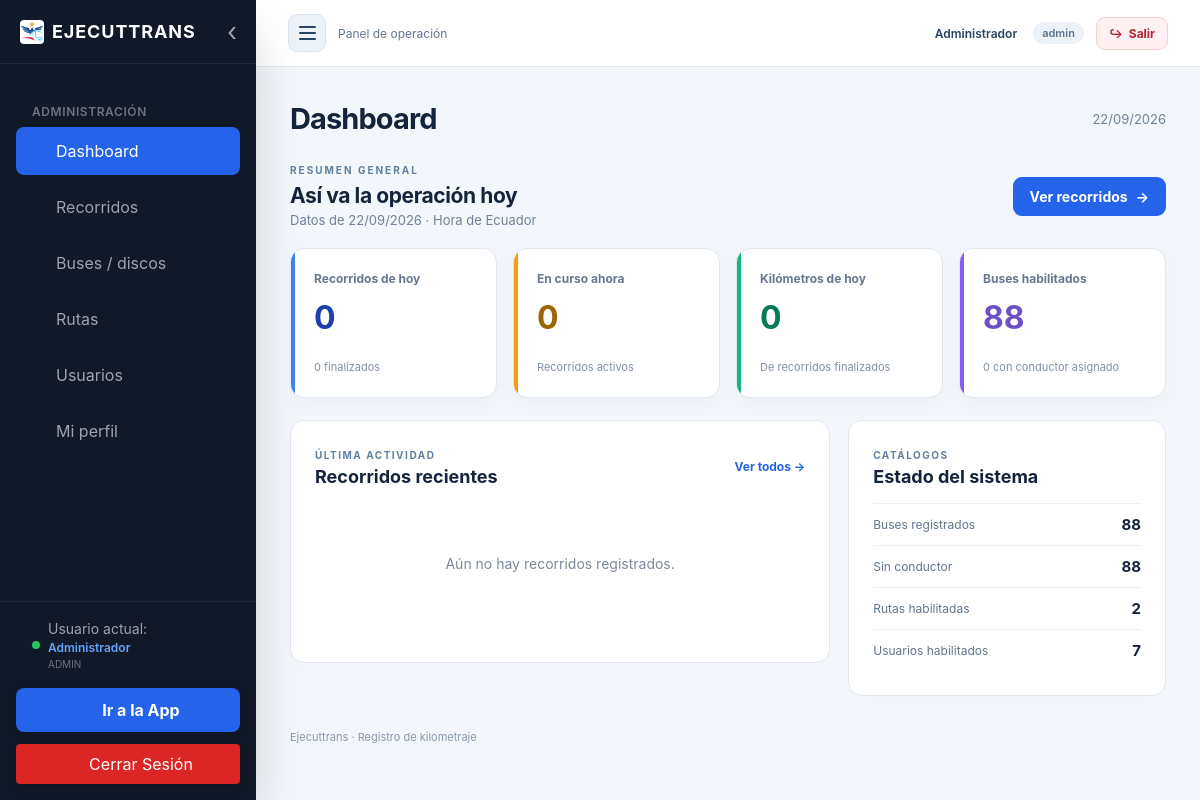
The app's page /Web/admin/dashboard.php (signed in) with its own data.
### tables this page shows
CREATE TABLE usuario (
 id INT AUTO_INCREMENT PRIMARY KEY, cedula VARCHAR(10) NOT NULL UNIQUE,
 nombres VARCHAR(100) NOT NULL, apellidos VARCHAR(100) NOT NULL,
 rol ENUM('admin','secretaria','conductor') NOT NULL,
 password_hash VARCHAR(255) NOT NULL, activo BOOLEAN NOT NULL DEFAULT 1
);

### Config/bootstrap.php (called while the page is built, shortened)
<?php
require_once __DIR__ . '/conexion.php';
function e($value): string { return htmlspecialchars((string)$value, ENT_QUOTES, 'UTF-8'); }
function usuarioActual(): ?array {
    global $conexion;
    $s = $conexion->prepare('SELECT id, cedula, nombres, apellidos, rol, activo FROM usuario WHERE id=? AND activo=1');
    $s->execute([$_SESSION['usuario_id'] ?? 0]); return $s->fetch() ?: null;
}
function exigirAcceso(array $roles, bool $api = false): array {
    $u = usuarioActual();
    return $u;
}

### Config/vista.php (the view, shortened to what this page needs)
<?php
function iconoMenu(string $nombre): string {
    $trazos = [
        'dashboard' => '<path d="M3 3v18h18M7 14l4-4 4 3 6-8"/>',
        'recorridos' => '<circle cx="12" cy="12" r="9"/><path d="M12 7v5l3 2"/>',
        'buses' => '<rect x="5" y="3" width="14" height="16" rx="3"/><path d="M5 11h14M8 19v2m8-2v2M9 15h.01M15 15h.01"/>',
        'rutas' => '<circle cx="6" cy="5" r="2"/><circle cx="18" cy="19" r="2"/><path d="M8 5h8a4 4 0 0 1 0 8H8a3 3 0 0 0 0 6h8"/>',
        'usuarios' => '<circle cx="9" cy="7" r="3"/><path d="M3 21v-3a6 6 0 0 1 12 0v3M16 4a3 3 0 0 1 0 6m2 4a5 5 0 0 1 3 4v3"/>',
        'perfil' => '<circle cx="12" cy="7" r="4"/><path d="M4 21v-2a8 8 0 0 1 16 0v2"/>',
        'app' => '<rect x="6" y="2" width="12" height="20" rx="2"/><path d="M11 18h2"/>',
        'salir' => '<path d="M9 3H3v18h6m6-14 5 5-5 5M8 12h12"/>',
    ];
    return '<svg class="nav-icon" viewBox="0 0 24 24" fill="none" stroke="currentColor" stroke-width="2" stroke-linecap="round" stroke-linejoin="round" aria-hidden="true">'.($trazos[$nombre] ?? '').'</svg>';
}
function cabecera(string $titulo, array $u, string $modulo='', bool $mostrarSalida=true): void { ?>
<!doctype html><html lang="es"><head><script src="https://cdn.tailwindcss.com"></script><link rel="stylesheet" href="/Assets/css/app.css"><link rel="stylesheet" href="/Assets/css/layout.css"></head>
<body><div class="shell <?= $modulo==='perfil'?'profile-page':'' ?> <?= $u['rol']==='conductor' ? 'driver-shell' : 'admin-shell' ?>">
<?php if ($u['rol']!=='conductor'): ?>
<aside class="sidebar" id="sidebar" aria-label="Navegación principal">
    <div class="sidebar-head"><a class="brand" href="/Web/admin/dashboard.php"><img src="/Assets/icons/icon-192x192.png" alt=""><span>EJECUTTRANS</span></a><button type="button" class="sidebar-close" id="sidebarClose" aria-label="Ocultar menú"><span aria-hidden="true">‹</span></button></div>
    <nav aria-label="Módulos"><p class="nav-label">Administración</p>
    <?php foreach(['dashboard'=>'Dashboard','recorridos'=>'Recorridos','buses'=>'Buses / discos','rutas'=>'Rutas','usuarios'=>'Usuarios'] as $key=>$label): if($key==='usuarios' && $u['rol']!=='admin') continue; ?>
        <a class="<?= $modulo===$key?'selected':'' ?>" <?= $modulo===$key?'aria-current="page"':'' ?> href="/Web/admin/<?= $key ?>.php"><?= iconoMenu($key) ?><span><?= e($label) ?></span></a>
    <?php endforeach ?>
        <a class="<?= $modulo==='perfil'?'selected':'' ?>" <?= $modulo==='perfil'?'aria-current="page"':'' ?> href="/App/conductor/perfil.php"><?= iconoMenu('perfil') ?><span>Mi perfil</span></a>
    </nav>
    <div class="sidebar-foot">
        <div class="sidebar-user"><span class="user-status" aria-hidden="true"></span><div><p>Usuario actual:</p><strong><?= e($u['nombres']) ?></strong><small><?= e($u['rol']) ?></small></div></div>
        <?php if($u['rol']==='admin'): ?><a class="sidebar-app" href="/App/conductor/dashboard.php"><?= iconoMenu('app') ?>Ir a la App</a><?php endif ?>
        <?php if($mostrarSalida): ?><a class="sidebar-logout" href="/auth/logout.php"><?= iconoMenu('salir') ?>Cerrar Sesión</a><?php endif ?>
    </div>
</aside>
<?php endif ?>
<div class="workspace"><header class="topbar"><div class="topbar-start"><?php if($u['rol']!=='conductor'): ?><button type="button" class="sidebar-toggle" id="sidebarToggle" aria-controls="sidebar" aria-expanded="true" aria-label="Ocultar menú"><span class="hamburger-lines" aria-hidden="true"><i></i><i></i><i></i></span></button><?php endif ?><span><?= $u['rol']==='conductor'?'EJECUTTRANS · CONDUCTOR':'Panel de operación' ?></span></div><div class="user-menu"><a class="user-link" href="/App/conductor/perfil.php"><?= e($u['nombres']) ?></a><span class="badge"><?= e($u['rol']) ?></span><?php if($mostrarSalida): ?><a class="logout-link" href="/auth/logout.php"><span aria-hidden="true">↪</span> Salir</a><?php endif ?></div></header><main class="content"><div class="page-heading"><div><h1><?= e($titulo) ?></h1></div><span class="date"><?= date('d/m/Y') ?></span></div>
<?php }
function pie(): void { ?></main><footer>Ejecuttrans · Registro de kilometraje</footer></div></div><script src="/Assets/js/common.js"></script><script src="/Assets/js/sidebar.js"></script></body></html><?php }

### Assets/css/app.css (style rules this page uses)
:root { font-family:Inter,ui-sans-serif,system-ui,-apple-system,sans-serif;color:#14243c;background:#f3f6fa;font-size:14px }
* { box-sizing:border-box }
body { margin:0 }
a { color:inherit;text-decoration:none }
button,input,select,textarea { font:inherit }
button,.button { cursor:pointer;border:0;border-radius:9px;padding:11px 17px;font-weight:650;background:#2563eb;color:white;display:inline-flex;justify-content:center;align-items:center;gap:8px }
.shell { display:flex;min-height:100vh }
.sidebar { background:#11233e;color:#b8c8df;width:246px;flex-shrink:0;padding:30px 20px;display:flex;flex-direction:column }
.brand { display:flex;gap:10px;align-items:center;color:#fff;font-size:14px;font-weight:800;letter-spacing:1px }
.brand img { width:40px;height:40px;object-fit:contain;background:white;border-radius:10px;padding:4px }
.nav-label { font-size:10px;letter-spacing:1.5px;margin:46px 12px 16px;color:#8299b9 }
nav a { display:block;padding:13px 16px;margin-bottom:6px;border-radius:8px }
nav .selected { color:white;background:#2563eb }
.sidebar-foot { margin-top:auto;padding-top:40px;line-height:1.8;font-size:12px }
.sidebar-foot small { color:#7890af }
.workspace { flex:1;min-width:0 }
.topbar { background:white;border-bottom:1px solid #e3e9f1;padding:14px 32px;min-height:66px;display:flex;align-items:center;justify-content:space-between;font-size:12px;color:#63758d }
.topbar>div { display:flex;align-items:center;gap:12px }
.topbar a { color:#284362;font-weight:600 }
.topbar .user-link { padding:7px 4px }
.topbar .logout-link { display:inline-flex;align-items:center;gap:6px;padding:8px 12px;border:1px solid #fecaca;border-radius:9px;background:#fff1f2;color:#b42335;font-weight:700;transition:background .18s,border-color .18s }
.content { max-width:1500px;margin:auto;padding:34px }
.page-heading { display:flex;justify-content:space-between;align-items:center;margin-bottom:28px }
h1 { font-size:29px;letter-spacing:-.9px;font-weight:750;margin:0 }
.date,.muted { color:#70829a;font-size:13px }
.badge { display:inline-flex;border-radius:20px;padding:4px 9px;background:#edf2f8;color:#56708e;font-size:11px;font-weight:600 }
footer { font-size:11px;color:#8998aa;padding:0 34px 24px }

### records on screen
usuario: nombres "Administrador", rol "ADMIN", rol "admin"

### other values on screen
$label "Dashboard"
$label "Recorridos"
$label "Buses / discos"
$label "Rutas"
$label "Usuarios"
$titulo "Dashboard"
$datos['recorridos_hoy'] "0"
$datos['finalizados_hoy'] "0"
$datos['en_curso'] "0"
$datos['km_hoy'] "0"
$datos['buses_activos'] "88"
$datos['buses_asignados'] "0"
$datos['buses_total'] "88"
$datos['buses_sin_conductor'] "88"
$datos['rutas_activas'] "2"
